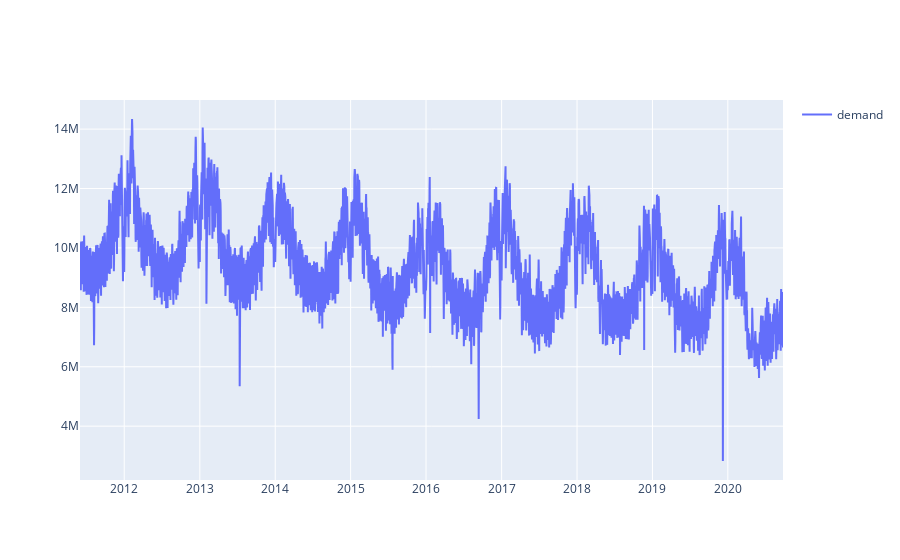

Notebook source saved alongside this figure:
### Code cell
# lets check demand time series
plt.gcf().set_size_inches(16, 16)
fig = go.Figure()
fig.add_trace(go.Scatter(x=EDADataset1.index, y=EDADataset1.demand, mode='lines', name='demand'))
fig.update_layout(showlegend=True)

### Figure 1 — Plotly figure (JSON) as saved in the notebook; plotly's stock layout.template omitted (floating-point values rounded to 4 significant figures; data arrays with more than 128 entries replaced by an {"elided": "..."} marker saying what was removed)
{"data": [{"mode": "lines", "name": "demand", "type": "scatter", "x": {"elided": "3404 str values"}, "y": {"elided": "3404 int values"}}], "layout": {"showlegend": true}}
